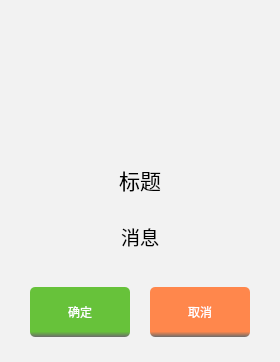
<?xml version="1.0" encoding="UTF-8"?>
<ui version="4.0">
 <class>MessageBox</class>
 <widget class="QDialog" name="MessageBox">
  <property name="geometry">
   <rect>
    <x>0</x>
    <y>0</y>
    <width>280</width>
    <height>362</height>
   </rect>
  </property>
  <property name="minimumSize">
   <size>
    <width>280</width>
    <height>0</height>
   </size>
  </property>
  <property name="maximumSize">
   <size>
    <width>280</width>
    <height>500</height>
   </size>
  </property>
  <property name="contextMenuPolicy">
   <enum>Qt::NoContextMenu</enum>
  </property>
  <property name="windowTitle">
   <string>Dialog</string>
  </property>
  <property name="styleSheet">
   <string notr="true">background-color: #f2f2f2;</string>
  </property>
  <layout class="QGridLayout" name="gridLayout_2">
   <property name="leftMargin">
    <number>0</number>
   </property>
   <property name="topMargin">
    <number>30</number>
   </property>
   <property name="rightMargin">
    <number>0</number>
   </property>
   <property name="bottomMargin">
    <number>0</number>
   </property>
   <property name="horizontalSpacing">
    <number>5</number>
   </property>
   <property name="verticalSpacing">
    <number>0</number>
   </property>
   <item row="0" column="0">
    <widget class="QFrame" name="frame">
     <property name="sizePolicy">
      <sizepolicy hsizetype="Expanding" vsizetype="MinimumExpanding">
       <horstretch>0</horstretch>
       <verstretch>0</verstretch>
      </sizepolicy>
     </property>
     <property name="minimumSize">
      <size>
       <width>0</width>
       <height>120</height>
      </size>
     </property>
     <property name="maximumSize">
      <size>
       <width>16777215</width>
       <height>120</height>
      </size>
     </property>
     <property name="frameShape">
      <enum>QFrame::NoFrame</enum>
     </property>
     <property name="frameShadow">
      <enum>QFrame::Raised</enum>
     </property>
     <layout class="QGridLayout" name="gridLayout">
      <property name="leftMargin">
       <number>10</number>
      </property>
      <property name="topMargin">
       <number>0</number>
      </property>
      <property name="rightMargin">
       <number>10</number>
      </property>
      <property name="bottomMargin">
       <number>0</number>
      </property>
      <property name="spacing">
       <number>0</number>
      </property>
      <item row="0" column="0">
       <spacer name="horizontalSpacer">
        <property name="orientation">
         <enum>Qt::Horizontal</enum>
        </property>
        <property name="sizeHint" stdset="0">
         <size>
          <width>40</width>
          <height>20</height>
         </size>
        </property>
       </spacer>
      </item>
      <item row="0" column="1">
       <widget class="QLabel" name="logoLabel">
        <property name="minimumSize">
         <size>
          <width>100</width>
          <height>100</height>
         </size>
        </property>
        <property name="maximumSize">
         <size>
          <width>100</width>
          <height>100</height>
         </size>
        </property>
        <property name="text">
         <string/>
        </property>
        <property name="pixmap">
         <pixmap resource="images.qrc">:/images/info.svg</pixmap>
        </property>
        <property name="scaledContents">
         <bool>true</bool>
        </property>
        <property name="alignment">
         <set>Qt::AlignCenter</set>
        </property>
       </widget>
      </item>
      <item row="0" column="2">
       <spacer name="horizontalSpacer_2">
        <property name="orientation">
         <enum>Qt::Horizontal</enum>
        </property>
        <property name="sizeHint" stdset="0">
         <size>
          <width>40</width>
          <height>20</height>
         </size>
        </property>
       </spacer>
      </item>
     </layout>
    </widget>
   </item>
   <item row="1" column="0">
    <widget class="QFrame" name="frame_2">
     <property name="sizePolicy">
      <sizepolicy hsizetype="Expanding" vsizetype="Expanding">
       <horstretch>0</horstretch>
       <verstretch>0</verstretch>
      </sizepolicy>
     </property>
     <property name="minimumSize">
      <size>
       <width>0</width>
       <height>60</height>
      </size>
     </property>
     <property name="maximumSize">
      <size>
       <width>16777215</width>
       <height>60</height>
      </size>
     </property>
     <property name="frameShape">
      <enum>QFrame::NoFrame</enum>
     </property>
     <property name="frameShadow">
      <enum>QFrame::Raised</enum>
     </property>
     <layout class="QGridLayout" name="gridLayout_3">
      <property name="leftMargin">
       <number>20</number>
      </property>
      <property name="topMargin">
       <number>0</number>
      </property>
      <property name="rightMargin">
       <number>20</number>
      </property>
      <property name="bottomMargin">
       <number>0</number>
      </property>
      <property name="spacing">
       <number>0</number>
      </property>
      <item row="0" column="0">
       <widget class="QLabel" name="titleLabel">
        <property name="font">
         <font>
          <family>思源黑体 CN Bold</family>
          <pointsize>16</pointsize>
         </font>
        </property>
        <property name="text">
         <string>标题</string>
        </property>
        <property name="alignment">
         <set>Qt::AlignCenter</set>
        </property>
       </widget>
      </item>
     </layout>
    </widget>
   </item>
   <item row="2" column="0">
    <widget class="QFrame" name="frame_3">
     <property name="sizePolicy">
      <sizepolicy hsizetype="Expanding" vsizetype="Minimum">
       <horstretch>0</horstretch>
       <verstretch>0</verstretch>
      </sizepolicy>
     </property>
     <property name="font">
      <font>
       <family>思源黑体 CN Medium</family>
       <pointsize>12</pointsize>
      </font>
     </property>
     <property name="frameShape">
      <enum>QFrame::NoFrame</enum>
     </property>
     <property name="frameShadow">
      <enum>QFrame::Raised</enum>
     </property>
     <layout class="QGridLayout" name="gridLayout_4">
      <property name="leftMargin">
       <number>20</number>
      </property>
      <property name="topMargin">
       <number>0</number>
      </property>
      <property name="rightMargin">
       <number>20</number>
      </property>
      <property name="bottomMargin">
       <number>0</number>
      </property>
      <property name="spacing">
       <number>0</number>
      </property>
      <item row="0" column="0">
       <widget class="QLabel" name="msgLabel">
        <property name="sizePolicy">
         <sizepolicy hsizetype="Expanding" vsizetype="Expanding">
          <horstretch>0</horstretch>
          <verstretch>0</verstretch>
         </sizepolicy>
        </property>
        <property name="minimumSize">
         <size>
          <width>0</width>
          <height>50</height>
         </size>
        </property>
        <property name="font">
         <font>
          <family>思源黑体 CN Normal</family>
          <pointsize>14</pointsize>
         </font>
        </property>
        <property name="text">
         <string>消息</string>
        </property>
        <property name="textFormat">
         <enum>Qt::AutoText</enum>
        </property>
        <property name="alignment">
         <set>Qt::AlignCenter</set>
        </property>
        <property name="wordWrap">
         <bool>true</bool>
        </property>
        <property name="indent">
         <number>0</number>
        </property>
       </widget>
      </item>
     </layout>
    </widget>
   </item>
   <item row="3" column="0">
    <widget class="QFrame" name="frame_4">
     <property name="minimumSize">
      <size>
       <width>0</width>
       <height>100</height>
      </size>
     </property>
     <property name="maximumSize">
      <size>
       <width>16777215</width>
       <height>100</height>
      </size>
     </property>
     <property name="styleSheet">
      <string notr="true"/>
     </property>
     <property name="frameShape">
      <enum>QFrame::NoFrame</enum>
     </property>
     <property name="frameShadow">
      <enum>QFrame::Raised</enum>
     </property>
     <layout class="QGridLayout" name="gridLayout_5">
      <property name="leftMargin">
       <number>0</number>
      </property>
      <property name="topMargin">
       <number>0</number>
      </property>
      <property name="rightMargin">
       <number>0</number>
      </property>
      <property name="bottomMargin">
       <number>0</number>
      </property>
      <property name="horizontalSpacing">
       <number>20</number>
      </property>
      <property name="verticalSpacing">
       <number>0</number>
      </property>
      <item row="0" column="0">
       <spacer name="horizontalSpacer_3">
        <property name="orientation">
         <enum>Qt::Horizontal</enum>
        </property>
        <property name="sizeHint" stdset="0">
         <size>
          <width>40</width>
          <height>20</height>
         </size>
        </property>
       </spacer>
      </item>
      <item row="0" column="1">
       <widget class="QPushButton" name="acceptBtn">
        <property name="minimumSize">
         <size>
          <width>100</width>
          <height>50</height>
         </size>
        </property>
        <property name="maximumSize">
         <size>
          <width>100</width>
          <height>50</height>
         </size>
        </property>
        <property name="cursor">
         <cursorShape>PointingHandCursor</cursorShape>
        </property>
        <property name="focusPolicy">
         <enum>Qt::TabFocus</enum>
        </property>
        <property name="styleSheet">
         <string notr="true">QPushButton{
	font: 87 14pt &quot;思源黑体 CN Heavy&quot;;
	color: rgb(255, 255, 255);
	border:none;
	outline:none;
	border-radius:5px;
	background-color:qlineargradient(spread:pad, x1:1, y1:0.892, x2:1, y2:1, stop:0 rgba(103, 194, 58, 255), stop:1 rgba(108, 108, 108, 255));
}
QPushButton:hover{
	color: #fff;
	background-color: qlineargradient(spread:pad, x1:1, y1:0.892, x2:1, y2:1, stop:0 rgba(245, 108, 108, 255), stop:1 rgba(108, 108, 108, 255));
}
QPushButton:pressed{
	color: #fff;
	background-color: qlineargradient(spread:pad, x1:1, y1:0.892, x2:1, y2:1, stop:0 rgba(255, 76, 76, 255), stop:1 rgba(108, 108, 108, 255));
}</string>
        </property>
        <property name="text">
         <string>确定</string>
        </property>
       </widget>
      </item>
      <item row="0" column="2">
       <widget class="QPushButton" name="rejectBtn">
        <property name="minimumSize">
         <size>
          <width>100</width>
          <height>50</height>
         </size>
        </property>
        <property name="maximumSize">
         <size>
          <width>100</width>
          <height>50</height>
         </size>
        </property>
        <property name="cursor">
         <cursorShape>PointingHandCursor</cursorShape>
        </property>
        <property name="styleSheet">
         <string notr="true">QPushButton{
	font: 87 14pt &quot;思源黑体 CN Heavy&quot;;
	color: #fff;
	border:none;
	outline:none;
	border-radius:5px;
	background-color: qlineargradient(spread:pad, x1:1, y1:0.892, x2:1, y2:1, stop:0 rgba(255, 135, 76, 255), stop:1 rgba(108, 108, 108, 255));
}
QPushButton:hover{
	color: #fff;
	background-color: qlineargradient(spread:pad, x1:1, y1:0.892, x2:1, y2:1, stop:0 rgba(245, 108, 108, 255), stop:1 rgba(108, 108, 108, 255));
}
QPushButton:pressed{
	color: #fff;
	background-color: qlineargradient(spread:pad, x1:1, y1:0.892, x2:1, y2:1, stop:0 rgba(255, 76, 76, 255), stop:1 rgba(108, 108, 108, 255));
}</string>
        </property>
        <property name="text">
         <string>取消</string>
        </property>
       </widget>
      </item>
      <item row="0" column="3">
       <spacer name="horizontalSpacer_4">
        <property name="orientation">
         <enum>Qt::Horizontal</enum>
        </property>
        <property name="sizeHint" stdset="0">
         <size>
          <width>40</width>
          <height>20</height>
         </size>
        </property>
       </spacer>
      </item>
     </layout>
    </widget>
   </item>
  </layout>
 </widget>
 <resources>
  <include location="images.qrc"/>
 </resources>
 <connections>
  <connection>
   <sender>acceptBtn</sender>
   <signal>clicked()</signal>
   <receiver>MessageBox</receiver>
   <slot>accept()</slot>
   <hints>
    <hint type="sourcelabel">
     <x>148</x>
     <y>279</y>
    </hint>
    <hint type="destinationlabel">
     <x>199</x>
     <y>159</y>
    </hint>
   </hints>
  </connection>
  <connection>
   <sender>rejectBtn</sender>
   <signal>clicked()</signal>
   <receiver>MessageBox</receiver>
   <slot>reject()</slot>
   <hints>
    <hint type="sourcelabel">
     <x>258</x>
     <y>279</y>
    </hint>
    <hint type="destinationlabel">
     <x>199</x>
     <y>159</y>
    </hint>
   </hints>
  </connection>
 </connections>
</ui>
